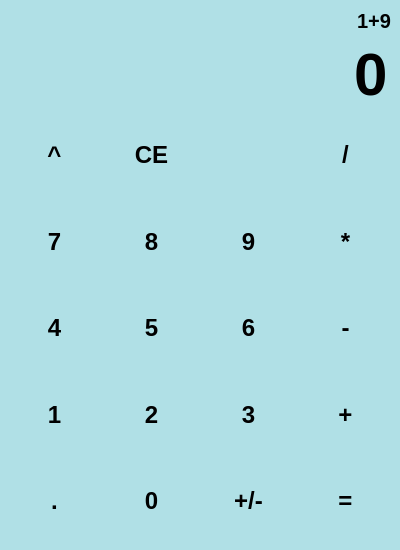
<?xml version="1.0" encoding="UTF-8"?>
<ui version="4.0">
 <class>MainWindow</class>
 <widget class="QMainWindow" name="MainWindow">
  <property name="geometry">
   <rect>
    <x>0</x>
    <y>0</y>
    <width>400</width>
    <height>550</height>
   </rect>
  </property>
  <property name="windowTitle">
   <string>Calculator</string>
  </property>
  <property name="windowIcon">
   <iconset resource="icons/file.qrc">
    <normaloff>:/icons/calculate.svg</normaloff>:/icons/calculate.svg</iconset>
  </property>
  <widget class="QWidget" name="centralwidget">
   <property name="styleSheet">
    <string notr="true">QWidget {
	color: black;
	background-color: #B0E0E6;
	font-size: 18pt;
	font-weight: 600;
}

QPushButton {
	background-color: transparent;
	border: none
}

QPushButton:hover {
	background-color: #DCDCDC;
}

QPushButton:pressed {
	background-color: #696969;
}</string>
   </property>
   <layout class="QVBoxLayout" name="verticalLayout">
    <item>
     <widget class="QLabel" name="label">
      <property name="sizePolicy">
       <sizepolicy hsizetype="Preferred" vsizetype="Maximum">
        <horstretch>0</horstretch>
        <verstretch>0</verstretch>
       </sizepolicy>
      </property>
      <property name="styleSheet">
       <string notr="true">font-size: 15pt;
</string>
      </property>
      <property name="text">
       <string>1+9</string>
      </property>
      <property name="alignment">
       <set>Qt::AlignRight|Qt::AlignTrailing|Qt::AlignVCenter</set>
      </property>
     </widget>
    </item>
    <item>
     <widget class="QLineEdit" name="lineEdit">
      <property name="styleSheet">
       <string notr="true">font-size: 45pt;
border: none</string>
      </property>
      <property name="text">
       <string>0</string>
      </property>
      <property name="maxLength">
       <number>16</number>
      </property>
      <property name="alignment">
       <set>Qt::AlignRight|Qt::AlignTrailing|Qt::AlignVCenter</set>
      </property>
      <property name="readOnly">
       <bool>true</bool>
      </property>
     </widget>
    </item>
    <item>
     <layout class="QGridLayout" name="gridLayout">
      <item row="1" column="0">
       <widget class="QPushButton" name="btn_degree">
        <property name="sizePolicy">
         <sizepolicy hsizetype="Minimum" vsizetype="Expanding">
          <horstretch>0</horstretch>
          <verstretch>0</verstretch>
         </sizepolicy>
        </property>
        <property name="text">
         <string>^</string>
        </property>
       </widget>
      </item>
      <item row="1" column="1">
       <widget class="QPushButton" name="btn_clear">
        <property name="sizePolicy">
         <sizepolicy hsizetype="Minimum" vsizetype="Expanding">
          <horstretch>0</horstretch>
          <verstretch>0</verstretch>
         </sizepolicy>
        </property>
        <property name="text">
         <string>CE</string>
        </property>
       </widget>
      </item>
      <item row="1" column="2">
       <widget class="QPushButton" name="btn_del_one_element">
        <property name="sizePolicy">
         <sizepolicy hsizetype="Minimum" vsizetype="Expanding">
          <horstretch>0</horstretch>
          <verstretch>0</verstretch>
         </sizepolicy>
        </property>
        <property name="text">
         <string/>
        </property>
        <property name="icon">
         <iconset resource="icons/file.qrc">
          <normaloff>:/icons/backspace.svg</normaloff>:/icons/backspace.svg</iconset>
        </property>
        <property name="iconSize">
         <size>
          <width>45</width>
          <height>45</height>
         </size>
        </property>
        <property name="shortcut">
         <string>Backspace</string>
        </property>
       </widget>
      </item>
      <item row="2" column="0">
       <widget class="QPushButton" name="btn_7">
        <property name="sizePolicy">
         <sizepolicy hsizetype="Minimum" vsizetype="Expanding">
          <horstretch>0</horstretch>
          <verstretch>0</verstretch>
         </sizepolicy>
        </property>
        <property name="text">
         <string>7</string>
        </property>
        <property name="shortcut">
         <string>7</string>
        </property>
       </widget>
      </item>
      <item row="2" column="2">
       <widget class="QPushButton" name="btn_9">
        <property name="sizePolicy">
         <sizepolicy hsizetype="Minimum" vsizetype="Expanding">
          <horstretch>0</horstretch>
          <verstretch>0</verstretch>
         </sizepolicy>
        </property>
        <property name="text">
         <string>9</string>
        </property>
        <property name="shortcut">
         <string>9</string>
        </property>
       </widget>
      </item>
      <item row="1" column="3">
       <widget class="QPushButton" name="btn_divide">
        <property name="sizePolicy">
         <sizepolicy hsizetype="Minimum" vsizetype="Expanding">
          <horstretch>0</horstretch>
          <verstretch>0</verstretch>
         </sizepolicy>
        </property>
        <property name="text">
         <string>/</string>
        </property>
        <property name="shortcut">
         <string>/</string>
        </property>
       </widget>
      </item>
      <item row="2" column="1">
       <widget class="QPushButton" name="btn_8">
        <property name="sizePolicy">
         <sizepolicy hsizetype="Minimum" vsizetype="Expanding">
          <horstretch>0</horstretch>
          <verstretch>0</verstretch>
         </sizepolicy>
        </property>
        <property name="text">
         <string>8</string>
        </property>
        <property name="shortcut">
         <string>8</string>
        </property>
       </widget>
      </item>
      <item row="2" column="3">
       <widget class="QPushButton" name="btn_multiply">
        <property name="sizePolicy">
         <sizepolicy hsizetype="Minimum" vsizetype="Expanding">
          <horstretch>0</horstretch>
          <verstretch>0</verstretch>
         </sizepolicy>
        </property>
        <property name="text">
         <string>*</string>
        </property>
        <property name="shortcut">
         <string>*</string>
        </property>
       </widget>
      </item>
      <item row="3" column="0">
       <widget class="QPushButton" name="btn_4">
        <property name="sizePolicy">
         <sizepolicy hsizetype="Minimum" vsizetype="Expanding">
          <horstretch>0</horstretch>
          <verstretch>0</verstretch>
         </sizepolicy>
        </property>
        <property name="text">
         <string>4</string>
        </property>
        <property name="shortcut">
         <string>4</string>
        </property>
       </widget>
      </item>
      <item row="3" column="1">
       <widget class="QPushButton" name="btn_5">
        <property name="sizePolicy">
         <sizepolicy hsizetype="Minimum" vsizetype="Expanding">
          <horstretch>0</horstretch>
          <verstretch>0</verstretch>
         </sizepolicy>
        </property>
        <property name="text">
         <string>5</string>
        </property>
        <property name="shortcut">
         <string>5</string>
        </property>
       </widget>
      </item>
      <item row="3" column="2">
       <widget class="QPushButton" name="btn_6">
        <property name="sizePolicy">
         <sizepolicy hsizetype="Minimum" vsizetype="Expanding">
          <horstretch>0</horstretch>
          <verstretch>0</verstretch>
         </sizepolicy>
        </property>
        <property name="text">
         <string>6</string>
        </property>
        <property name="shortcut">
         <string>6</string>
        </property>
       </widget>
      </item>
      <item row="4" column="0">
       <widget class="QPushButton" name="btn_1">
        <property name="sizePolicy">
         <sizepolicy hsizetype="Minimum" vsizetype="Expanding">
          <horstretch>0</horstretch>
          <verstretch>0</verstretch>
         </sizepolicy>
        </property>
        <property name="text">
         <string>1</string>
        </property>
        <property name="shortcut">
         <string>1</string>
        </property>
       </widget>
      </item>
      <item row="4" column="2">
       <widget class="QPushButton" name="btn_3">
        <property name="sizePolicy">
         <sizepolicy hsizetype="Minimum" vsizetype="Expanding">
          <horstretch>0</horstretch>
          <verstretch>0</verstretch>
         </sizepolicy>
        </property>
        <property name="text">
         <string>3</string>
        </property>
        <property name="shortcut">
         <string>3</string>
        </property>
       </widget>
      </item>
      <item row="3" column="3">
       <widget class="QPushButton" name="btn_minus">
        <property name="sizePolicy">
         <sizepolicy hsizetype="Minimum" vsizetype="Expanding">
          <horstretch>0</horstretch>
          <verstretch>0</verstretch>
         </sizepolicy>
        </property>
        <property name="text">
         <string>-</string>
        </property>
        <property name="shortcut">
         <string>-</string>
        </property>
       </widget>
      </item>
      <item row="4" column="1">
       <widget class="QPushButton" name="btn_2">
        <property name="sizePolicy">
         <sizepolicy hsizetype="Minimum" vsizetype="Expanding">
          <horstretch>0</horstretch>
          <verstretch>0</verstretch>
         </sizepolicy>
        </property>
        <property name="text">
         <string>2</string>
        </property>
        <property name="shortcut">
         <string>2</string>
        </property>
       </widget>
      </item>
      <item row="5" column="1">
       <widget class="QPushButton" name="btn_0">
        <property name="sizePolicy">
         <sizepolicy hsizetype="Minimum" vsizetype="Expanding">
          <horstretch>0</horstretch>
          <verstretch>0</verstretch>
         </sizepolicy>
        </property>
        <property name="text">
         <string>0</string>
        </property>
        <property name="shortcut">
         <string>0</string>
        </property>
       </widget>
      </item>
      <item row="4" column="3">
       <widget class="QPushButton" name="btn_plus">
        <property name="sizePolicy">
         <sizepolicy hsizetype="Minimum" vsizetype="Expanding">
          <horstretch>0</horstretch>
          <verstretch>0</verstretch>
         </sizepolicy>
        </property>
        <property name="text">
         <string>+</string>
        </property>
        <property name="shortcut">
         <string>+</string>
        </property>
       </widget>
      </item>
      <item row="5" column="0">
       <widget class="QPushButton" name="btn_dot">
        <property name="sizePolicy">
         <sizepolicy hsizetype="Minimum" vsizetype="Expanding">
          <horstretch>0</horstretch>
          <verstretch>0</verstretch>
         </sizepolicy>
        </property>
        <property name="text">
         <string>.</string>
        </property>
       </widget>
      </item>
      <item row="5" column="2">
       <widget class="QPushButton" name="btn_sign">
        <property name="sizePolicy">
         <sizepolicy hsizetype="Minimum" vsizetype="Expanding">
          <horstretch>0</horstretch>
          <verstretch>0</verstretch>
         </sizepolicy>
        </property>
        <property name="text">
         <string>+/-</string>
        </property>
       </widget>
      </item>
      <item row="5" column="3">
       <widget class="QPushButton" name="btn_equals">
        <property name="sizePolicy">
         <sizepolicy hsizetype="Minimum" vsizetype="Expanding">
          <horstretch>0</horstretch>
          <verstretch>0</verstretch>
         </sizepolicy>
        </property>
        <property name="text">
         <string>=</string>
        </property>
        <property name="shortcut">
         <string>Enter</string>
        </property>
       </widget>
      </item>
     </layout>
    </item>
   </layout>
  </widget>
 </widget>
 <resources>
  <include location="icons/file.qrc"/>
 </resources>
 <connections/>
</ui>
